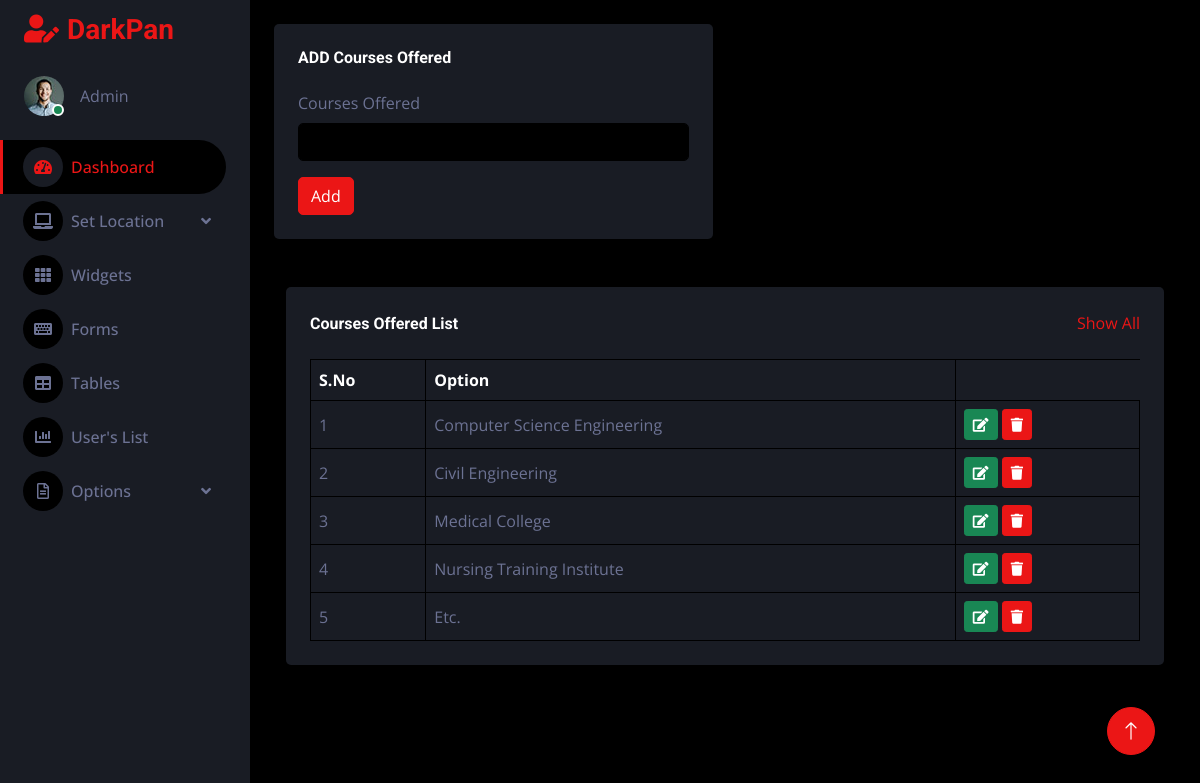
/admin-app/material/, run on the app's committed database.
### Supplier/models.py (models this page shows, shortened)
class CoursesOptions(models.Model):
    opetion = models.CharField(max_length=100)

### MyAdmin/views.py (the view, shortened to what this page needs)
# urls.py: path('material/', views.MaterialOption, name='material'),
def MaterialOption(request):
    data = CoursesOptions.objects.all()
    return render(request, "admin/materials.html", {'data':data})

### templates/admin/materials.html (shortened to what this page needs)
{% extends 'admin/dashboard.html' %}
     {% block content %}
            <div class="content">
            <div class="container-fluid pt-4 px-4">
                <div class="row g-4">
                    <div class="col-sm-12 col-xl-6">
                        <div class="bg-secondary rounded h-100 p-4">
                            <h6 class="mb-4">ADD Courses Offered</h6>
                            <form method="post">
                                <div class="mb-3">
                                    <label for="exampleInputEmail1" class="form-label">Courses Offered</label>
                                    <input type="text" class="form-control" id="exampleInputEmail1" name="name" aria-describedby="emailHelp">
                                </div>
                                <button type="submit" class="btn btn-primary">Add</button>
                            </form>
                        </div>
                    </div>
            <div class="container-fluid pt-4 px-4">
                <div class="bg-secondary text-center rounded p-4">
                    <div class="d-flex align-items-center justify-content-between mb-4">
                        <h6 class="mb-0">Courses Offered List</h6>
                        <a href="">Show All</a>
                    </div>
                    <div class="table-responsive">
                        <table class="table text-start align-middle table-bordered table-hover mb-0">
                            <thead>
                                <tr class="text-white">
                                    <th scope="col">S.No</th>
                                    <th scope="col">Option</th>
                                </tr>
                            </thead>
                            <tbody>
                                {% for name in data%}
                                <tr>
                                    <td>{{forloop.counter}}</td>
                                    <td>{{ name.opetion }}</td>
                                    <td>
                                        <a href="{% url 'edit_m' id=name.id %}"><button class="btn btn-sm btn-success"><i class="fa fa-edit"></i></button></a>
                                            <a href="{% url 'delete_m' id=name.id %}"><button class="btn btn-sm btn-primary"><i class="fa fa-trash"></i></button> </a>
                                    </td>
                                </tr>
                               {% endfor %}
                            </tbody>
                        </table>
                    </div>
                </div>
            </div>
                </div>
            </div>
        </div>
{% endblock content %}

### static/css/style.css (style rules this page uses)
:root { --primary: #EB1616; --secondary: #191C24; --light: #6C7293; --dark: #000000; }
.btn { transition: .5s; }
.content { margin-left: 250px; min-height: 100vh; background: var(--dark); transition: 0.5s; }
@media (min-width: 992px) { .content { width: calc(100% - 250px); } }

### data on the page
CoursesOptions: opetion "Computer Science Engineering"
CoursesOptions: opetion "Civil Engineering"
CoursesOptions: opetion "Medical College"
CoursesOptions: opetion "Nursing Training Institute"
CoursesOptions: opetion "Etc."
